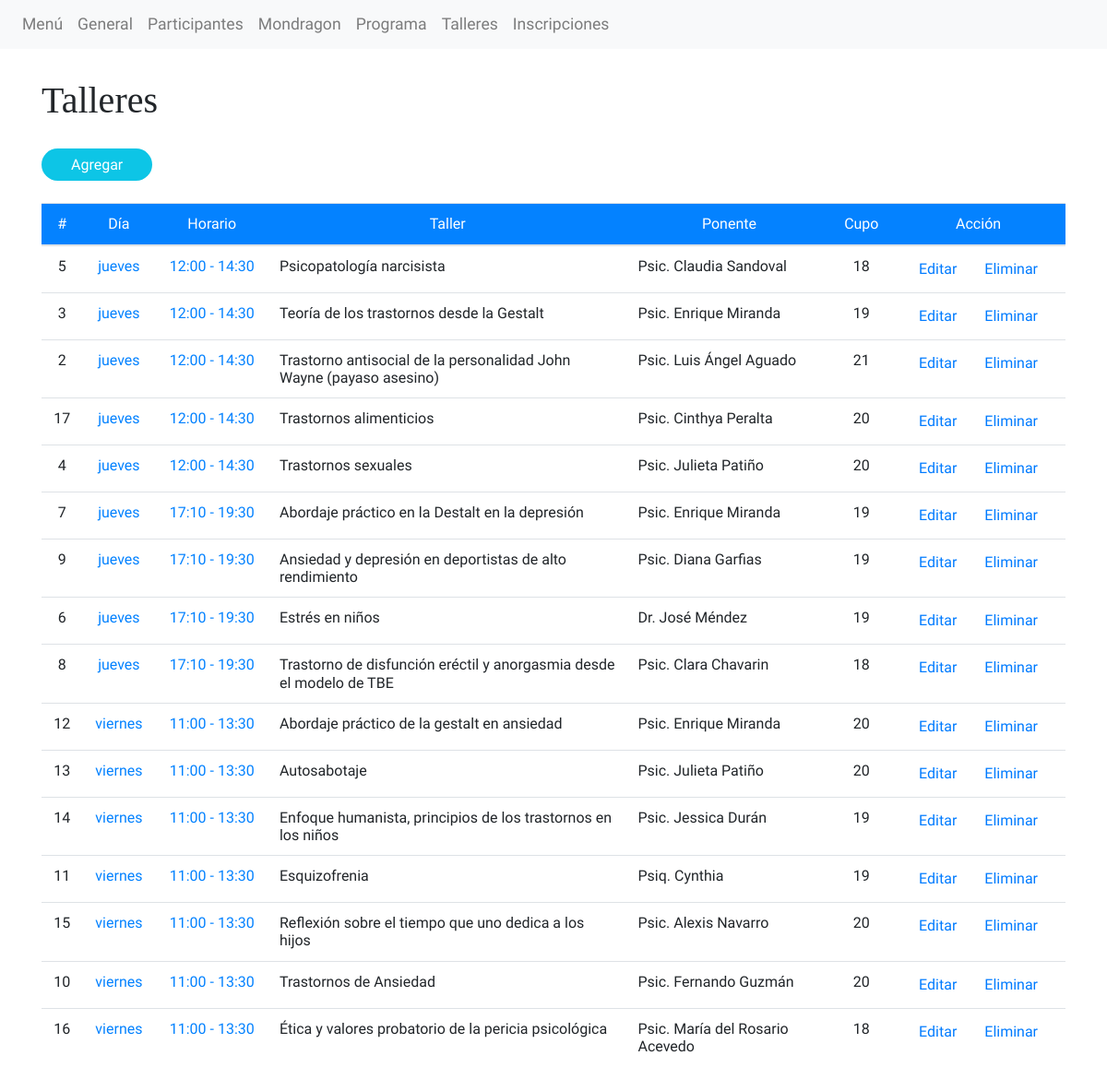
The page /manage/talleres on the database its author committed.
### blog/models.py (models this page shows)
class Taller(models.Model):
	dia = models.CharField(max_length=50)
	horario = models.CharField(max_length=50)
	nombre = models.CharField(max_length=200)
	ponente = models.CharField(max_length=100)
	cupo = models.IntegerField()

### blog/views.py (the view)
# urls.py: path('manage/talleres', views.ViewTalleres.as_view(), name="administradorTalleres"),
class ViewTalleres(ListView):
	model = Taller
	queryset = Taller.objects.order_by('dia','horario','nombre')
	template_name = 'admin/talleres.html'
	detalles = {
		'title': 'Talleres Admin',
	}

### blog/templates/admin/talleres.html
{% extends 'baseAdmin/index.html' %}
{% block contenido %}
<h1>Talleres</h1>
<a href="{% url 'taller:nuevoTaller' %}" class="btn-agregar">Agregar</a>
<table class="table table-responsive table-hover">
	<thead class="thead">
		<tr>
			<th scope="col">#</th>
			<th scope="col">Día</th>
			<th scope="col">Horario</th>
			<th scope="col">Taller</th>
			<th scope="col">Ponente</th>
			<th scope="col">Cupo</th>
			<th scope="col">Acción</th>
		</tr>
	</thead>
	<tbody>
		{% for taller in object_list %}
			<tr>
				<td>{{taller.id}}</td>
				<td class="tabla-id">{{taller.dia}}</td>
				<td class="tabla-id">{{taller.horario}}</td>
				<td class="taller-nombre">{{taller.nombre}}</td>
				<td class="taller-ponente">{{taller.ponente}}</td>
				<td>{{taller.cupo}}</td>
				<td class="acciones">
					<a class="btn" href="{% url 'taller:editarTaller' taller.id %}">Editar</a>
					<a class="btn" href="{% url 'taller:eliminarTaller' taller.id %}">Eliminar</a>
				</td>
			</tr>
		{% endfor %}
	</tbody>
</table>
{% endblock %}

### blog/static/css/estilos-admin.css (style rules this page uses)
:root { --top: 4.5em; --font1:'Questrial', sans-serif; --margen-top: 2em; --fuente-titulos: 'Playfair Display', serif;; --color-titulos: #3A3A3A; --color-parrafos: rgba(0,0,0,.6); --font2:'Didact Gothic', sans-serif; --btn-radio: 20px; --btn-padding: 10px 2px; --tamaño-fuente-h2: 2.7em; --tamaño-fuente-p: 1.2em; --margen-top-h1: 2.5em; --tamaño-fuente-h1: 4.2em; }
* { margin: 0; padding: 0; outline: none; font-family: var(--font1); -webkit-tap-highlight-color: none; line-height: 1.2em; }
.container h1 { margin-right: .5em; float: left; margin-bottom: .5em; font-family: var(--fuente-titulos); }
table { text-align: center; }
.btn-agregar { border: none; border-radius: var(--btn-radio); font-size: 1em; padding: .5em 2em; margin-top: .5em; text-align: center; box-sizing: border-box; text-decoration: none; cursor: pointer; outline: none; background-color: #0DC5E6; color: #fff; margin-bottom: 1.5em; float: left; }
.thead { background-color:#0482FF; color: #fff; }
th { font-weight: lighter; text-align: center; }
.acciones a { padding-top: 0; padding-bottom: 0; }
.taller-nombre { width: 35%; text-align: left; }
.taller-ponente { width: 20%; text-align: left; }
.tabla-id { color: #0482FF; }

### blog/static/css/formAdmin.css (style rules this page uses)
h1 { text-align: left; width: 100%; }

### rows shown on the page
Taller: id "5", dia "jueves", horario "12:00 - 14:30", nombre "Psicopatología narcisista", ponente "Psic. Claudia Sandoval", cupo "18"
Taller: id "3", dia "jueves", horario "12:00 - 14:30", nombre "Teoría de los trastornos desde la Gestalt", ponente "Psic. Enrique Miranda", cupo "19"
Taller: id "2", dia "jueves", horario "12:00 - 14:30", nombre "Trastorno antisocial de la personalidad John Wayne (payaso asesino)", ponente "Psic. Luis Ángel Aguado", cupo "21"
Taller: id "17", dia "jueves", horario "12:00 - 14:30", nombre "Trastornos alimenticios", ponente "Psic. Cinthya Peralta", cupo "20"
Taller: id "4", dia "jueves", horario "12:00 - 14:30", nombre "Trastornos sexuales", ponente "Psic. Julieta Patiño", cupo "20"
Taller: id "7", dia "jueves", horario "17:10 - 19:30", nombre "Abordaje práctico en la Destalt en la depresión", ponente "Psic. Enrique Miranda", cupo "19"
Taller: id "9", dia "jueves", horario "17:10 - 19:30", nombre "Ansiedad y depresión en deportistas de alto rendimiento", ponente "Psic. Diana Garfias", cupo "19"
Taller: id "6", dia "jueves", horario "17:10 - 19:30", nombre "Estrés en niños", ponente "Dr. José Méndez", cupo "19"
Taller: id "8", dia "jueves", horario "17:10 - 19:30", nombre "Trastorno de disfunción eréctil y anorgasmia desde el modelo de TBE", ponente "Psic. Clara Chavarin", cupo "18"
Taller: id "12", dia "viernes", horario "11:00 - 13:30", nombre "Abordaje práctico de la gestalt en ansiedad", ponente "Psic. Enrique Miranda", cupo "20"
Taller: id "13", dia "viernes", horario "11:00 - 13:30", nombre "Autosabotaje", ponente "Psic. Julieta Patiño", cupo "20"
Taller: id "14", dia "viernes", horario "11:00 - 13:30", nombre "Enfoque humanista, principios de los trastornos en los niños", ponente "Psic. Jessica Durán", cupo "19"
Taller: id "11", dia "viernes", horario "11:00 - 13:30", nombre "Esquizofrenia", ponente "Psiq. Cynthia", cupo "19"
Taller: id "15", dia "viernes", horario "11:00 - 13:30", nombre "Reflexión sobre el tiempo que uno dedica a los hijos", ponente "Psic. Alexis Navarro", cupo "20"
Taller: id "10", dia "viernes", horario "11:00 - 13:30", nombre "Trastornos de Ansiedad", ponente "Psic. Fernando Guzmán", cupo "20"
Taller: id "16", dia "viernes", horario "11:00 - 13:30", nombre "Ética y valores probatorio de la pericia psicológica", ponente "Psic. María del Rosario Acevedo", cupo "18"
